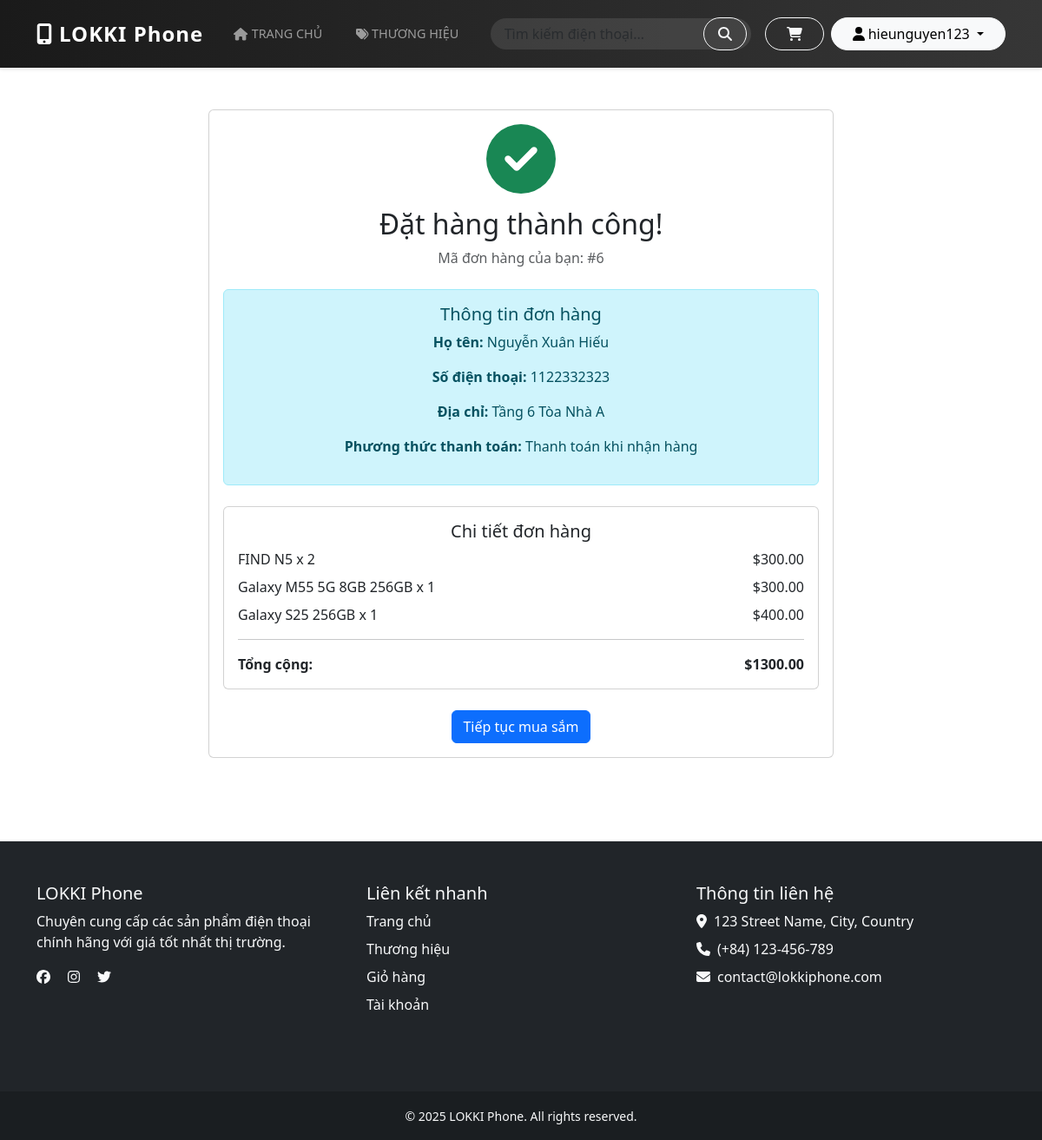
The page /order-complete/6/ (signed in) on the database as committed earlier.
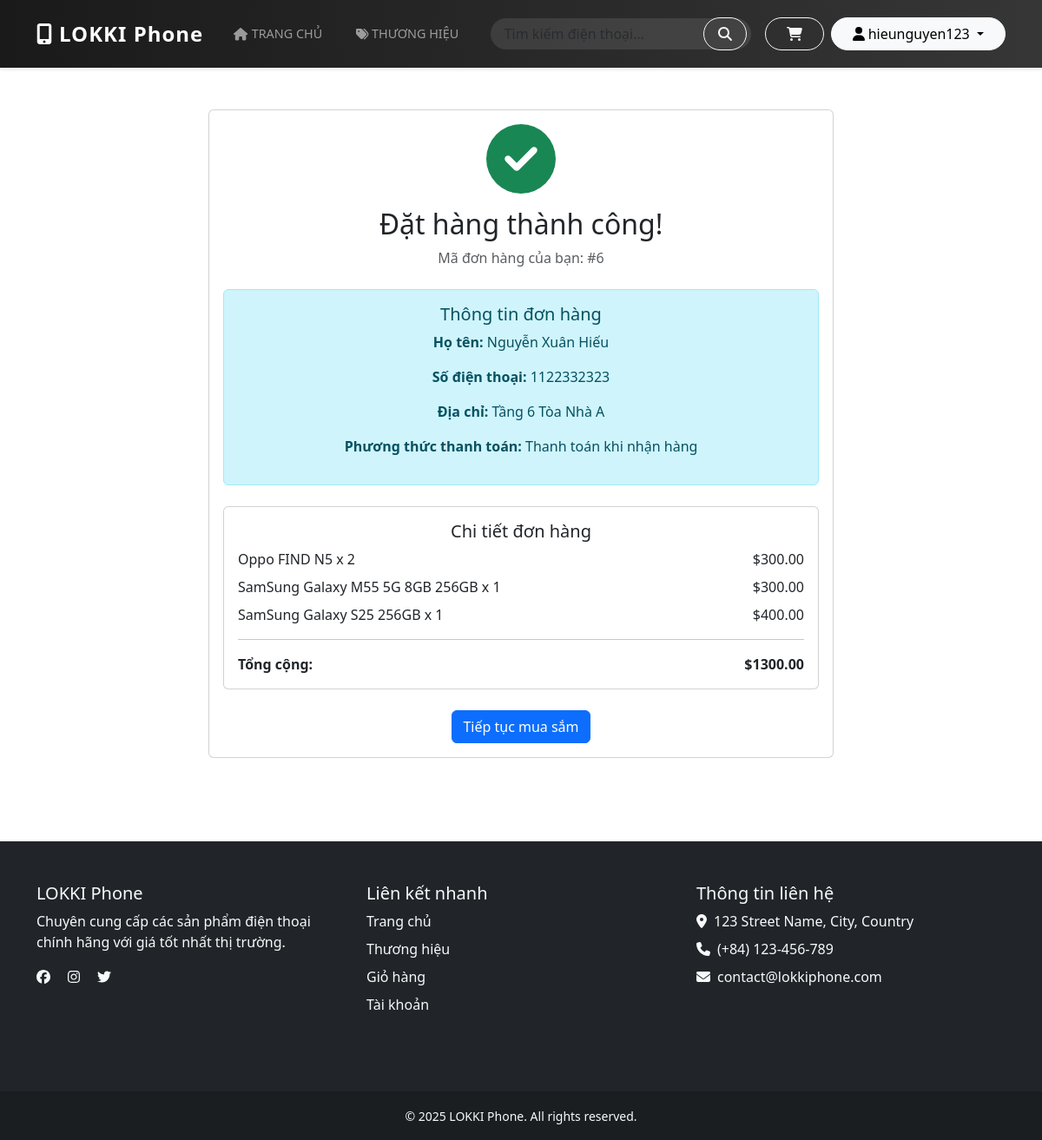
The same page on the database as committed later.
### store/models.py (models this page shows, shortened)
class OrderItem(models.Model):
    order = models.ForeignKey(Order, on_delete=models.CASCADE)
    product = models.ForeignKey(Phone, on_delete=models.CASCADE)
    quantity = models.PositiveIntegerField()
    price = models.DecimalField(max_digits=10, decimal_places=2)

class Phone(models.Model):
    name = models.CharField(max_length=200)
    brand = models.ForeignKey(Brand, on_delete=models.CASCADE)
    description = models.TextField()
    price = models.DecimalField(max_digits=10, decimal_places=2)
    stock = models.PositiveIntegerField()
    available = models.BooleanField(default=True)
    image = models.ImageField(upload_to='phones/')
    created_at = models.DateTimeField(auto_now_add=True)

### store/views.py (the view)
# urls.py: path('order-complete/<int:order_id>/', views.order_complete, name='order_complete'),
@login_required
def order_complete(request, order_id):
    order = get_object_or_404(Order, id=order_id, user=request.user)
    return render(request, 'store/order_complete.html', {'order': order})

### store/templates/store/order_complete.html
{% extends 'store/base.html' %}
{% block content %}
<div class="container my-5">
    <div class="row justify-content-center">
        <div class="col-md-8">
            <div class="card">
                <div class="card-body text-center">
                    <i class="fas fa-check-circle text-success" style="font-size: 5rem;"></i>
                    <h2 class="mt-3">Đặt hàng thành công!</h2>
                    <p class="text-muted">Mã đơn hàng của bạn: #{{ order.id }}</p>
                    <div class="alert alert-info mt-4">
                        <h5>Thông tin đơn hàng</h5>
                        <p><strong>Họ tên:</strong> {{ order.full_name }}</p>
                        <p><strong>Số điện thoại:</strong> {{ order.phone }}</p>
                        <p><strong>Địa chỉ:</strong> {{ order.address }}</p>
                        <p><strong>Phương thức thanh toán:</strong> {{ order.get_payment_method_display }}</p>
                    </div>
                    <div class="card mt-4">
                        <div class="card-body">
                            <h5>Chi tiết đơn hàng</h5>
                            {% for item in order.orderitem_set.all %}
                            <div class="d-flex justify-content-between my-2">
                                <span>{{ item.product.name }} x {{ item.quantity }}</span>
                                <span>${{ item.price }}</span>
                            </div>
                            {% endfor %}
                            <hr>
                            <div class="d-flex justify-content-between">
                                <strong>Tổng cộng:</strong>
                                <strong>${{ order.total }}</strong>
                            </div>
                        </div>
                    </div>
                    <div class="mt-4">
                        <a href="{% url 'home' %}" class="btn btn-primary">Tiếp tục mua sắm</a>
                    </div>
                </div>
            </div>
        </div>
    </div>
</div>
{% endblock %}

Rows that differ between the two databases and show on the page:
changed through a linked row, OrderItem: product.name "FIND N5" → "Oppo FIND N5"
changed through a linked row, OrderItem: product.name "Galaxy M55 5G 8GB 256GB" → "SamSung Galaxy M55 5G 8GB 256GB"
changed through a linked row, OrderItem: product.name "Galaxy S25 256GB" → "SamSung Galaxy S25 256GB"
